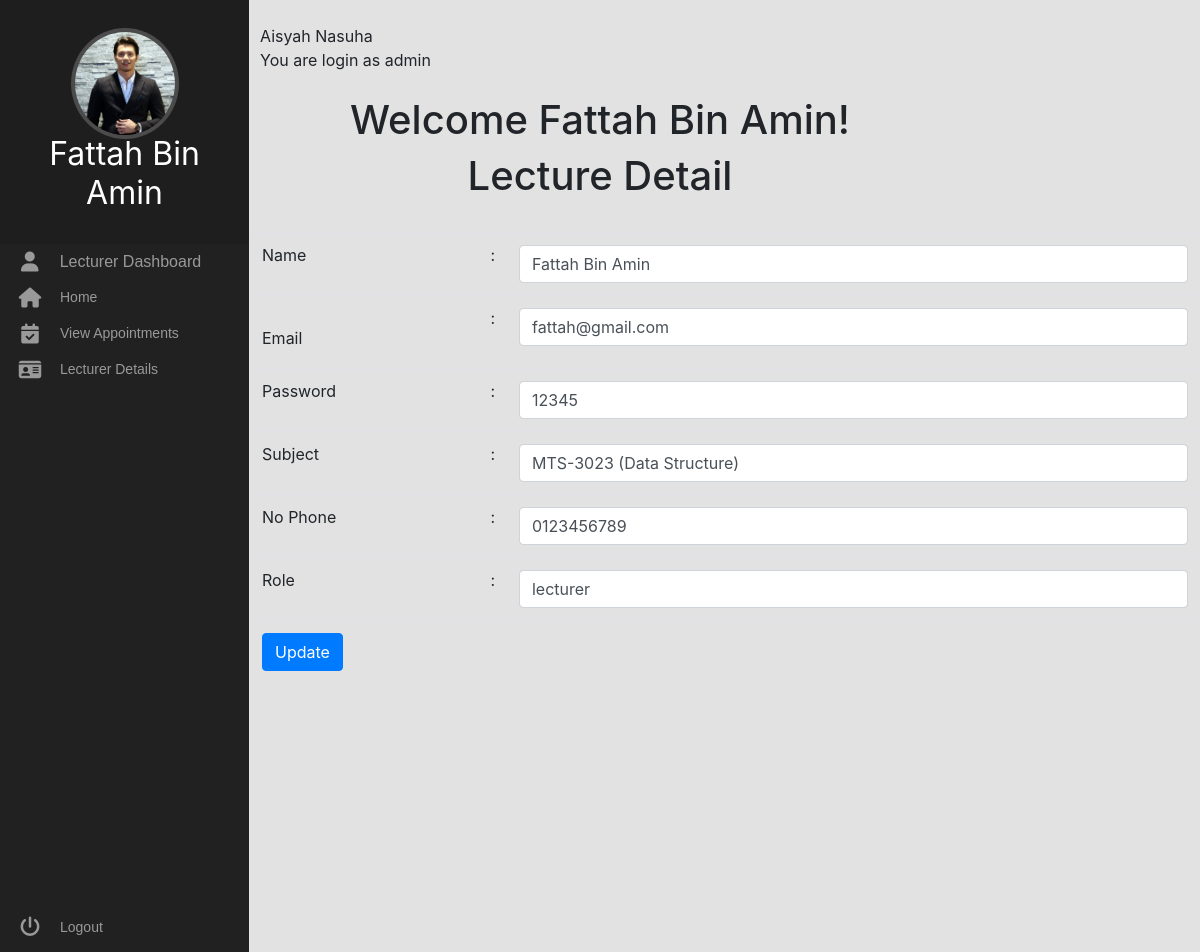
Screenshot of /PHP/lecturer/detail.php (signed in) with the database file from the repository.
### tables this page shows
CREATE TABLE `lecturer` (
  `id` int(11) NOT NULL,
  `name` varchar(25) NOT NULL,
  `email` varchar(25) NOT NULL,
  `password` varchar(8) NOT NULL,
  `profile` varchar(25) NOT NULL,
  `subject1` varchar(60) NOT NULL,
  `subject2` varchar(60) NOT NULL,
  `phone` varchar(12) NOT NULL,
  `role` varchar(10) NOT NULL
);

### PHP/lecturer/detail.php (the view, shortened to what this page needs)
<?php include('dashboard.php'); ?>
<head>
  <link rel="stylesheet" href="../../CSS/bootstrap.min.css" />
  <link rel="stylesheet" href="../../CSS/style.css" />
</head>
<?php
	$result = mysqli_query($mysqli, "SELECT * FROM lecturer WHERE id= '".$_SESSION['id']."'");
if($result){
    $row = mysqli_fetch_array($result, MYSQLI_ASSOC);
?>
<html>
    <center>
	<h1>Lecture Detail</h1><br>
    <div style="margin-left: 250px;">
		<form action = "insertData.php" method  = "POST">
		<table class="table">
		<tr>
			<td>
                <label for="name">Name</label>
				</td>
                <td width="2%">:</td>
                <td>
                <input value="<?php echo $row['name'] ?>" type="text" id="name" name="name" class="form-control" placeholder="Update name here">
			</td>
		</tr>
		<tr>
			<td><br>
				<label for="email">Email</label>
				</td>
                <td width="2%">:</td>
                <td>
                <input value="<?php echo $row['email'] ?>" type="text" id="email" name="email" class="form-control" placeholder="Update email here">
			</td>
		</tr>
		<tr>
			<td>
				<label for="password">Password</label>
				</td>
                <td width="2%">:</td>
                <td>
                <input  value="<?php echo $row['password'] ?>" type="text" id="password" name="password" class="form-control" placeholder="Update password here">
			</td>
		</tr>
		<tr>
			<td>
				<label for="subject">Subject</label>
				</td>
                <td width="2%">:</td>
                <td>
                <input  value="<?php echo $row['subject2'] ?>" type="text" id="subject" name="subject" class="form-control" placeholder="Update subject here">
			</td>
		</tr>
		<tr>
			<td>
				<label for="phone">No Phone</label>
				</td>
                <td width="2%">:</td>
                <td>
                <input  value="<?php echo $row['phone'] ?>" type="text" id="password" name="phone" class="form-control" placeholder="Update no phone here">
			</td>
		</tr>
		<tr>
			<td>
				<label for="role">Role</label>
				</td>
                <td width="2%">:</td>
                <td>
                <input  value="<?php echo $row['role'] ?>" type="text" id="role" name="role" class="form-control" placeholder="Update role here">
			</td>
		</tr>
		<tr>
			<td colspan="3">
			<button type = "submit" class = "btn btn-primary" name = "update">Update</button>
			</td>
		</tr>
		</table>
		 </form>
		 </div>
		 </center>
</body>
</html>
<?php
}
?>

### PHP/lecturer/dashboard.php (shortened to what this page needs)
<html>
<head>
  <link rel="stylesheet" href="../CSS/bootstrap.min.css" />
  <link rel="stylesheet" href="../../CSS/dashboard.css" />
  <link rel="stylesheet" href="../../CSS/style.css" />
</head>
<body>
    <div class="area">
    <div class="main"><br>
    <?php
		echo $_SESSION['name'];
		?>
		<br>You are login as
		<?php
		echo $_SESSION['role'];
    ?><br><br>
  </body>
<?php
include_once("config.php");
$result = mysqli_query($mysqli, "SELECT * FROM lecturer WHERE id= '".$_SESSION['id']."'");
while ($row = mysqli_fetch_array($result)) {
    $name = $row['name'];
    $profile = $row['profile'];
}
?>
    <center>
<h1>Welcome <?php echo $name; ?>! </h1>
</center>
  <body>
    <div class="area">
    <nav class="main-menu">
    <header class="avatar">
		<img src="profile/<?php echo $profile ?>" alt="">
    <h2><?php echo $name ?></h2>
    </header>
            <i class="fa fa-user fa-2x"></i>
            <span class="nav-text">Lecturer Dashboard </span>
        <li>
          <a href="">
            <i class="fa fa-home fa-2x"></i>
            <span class="nav-text"> Home </span>
          </a>
        </li>
        <li class="has-subnav">
          <a href="viewappointment.php">
            <i class="fa fa-calendar-check fa-2x"></i>
            <span class="nav-text"> View Appointments </span>
          </a>
        </li>
        <li class="has-subnav">
          <a href="detail">
            <i class="fa fa-id-card fa-2x"></i>
            <span class="nav-text"> Lecturer Details </span>
          </a>
</li>
      <ul class="logout">
        <li>
          <a href="../index.html">
            <i class="fa fa-power-off fa-2x"></i>
            <span class="nav-text"> Logout </span>
          </a>
        </li>
      </ul>
    </nav>
  </body>
</html>

### CSS/dashboard.css (style rules this page uses)
body { background: #f8f8f8; }

### CSS/style.css (style rules this page uses)
.fa-2x { font-size: 2em; }
.fa { position: relative; display: table-cell; width: 60px; height: 36px; text-align: center; vertical-align: middle; font-size: 20px; color: #999; }
.main-menu { background: #212121; border-right: 1px solid #e5e5e5; position: absolute; top: 0; bottom: 0; height: 100%; left: 0; width: 250px; }
.main-menu > ul { margin: 7px 0; }
.main-menu li { position: relative; display: block; width: 250px; }
.main-menu li > a { position: relative; display: table; border-collapse: collapse; border-spacing: 0; color: #999; font-family: arial; font-size: 14px; text-decoration: none; }
.main-menu .nav-text { position: relative; display: table-cell; vertical-align: middle; width: 190px; font-family: "Titillium Web", sans-serif; color: #999; }
.main-menu > ul.logout { position: absolute; left: 0; bottom: 0; }
nav { -webkit-user-select: none; -moz-user-select: none; -ms-user-select: none; -o-user-select: none; user-select: none; }
nav ul, nav li { outline: 0; margin: 0; padding: 0; }
.area { float: left; background: #e2e2e2; width: 100%; height: 100%; }
.avatar { background: rgba(0, 0, 0, 0.1); padding: 2em 0.5em; text-align: center; }
img { width: 100px; border-radius: 50%; box-shadow: 0 0 0 4px rgba(255, 255, 255, 0.2); }
h2 { font-weight: normal; margin-bottom: 0; color: #fff; }
.main { margin-left: 230px; padding: 0px 30px; }

### rows the page displays
lecturer: name "Fattah Bin Amin", profile (picture), email "fattah@gmail.com", password "12345", subject "MTS-3023 (Data Structure)", phone "0123456789", role "lecturer"

### other values shown
$_SESSION['name'] "Aisyah Nasuha"
$_SESSION['role'] "admin"
